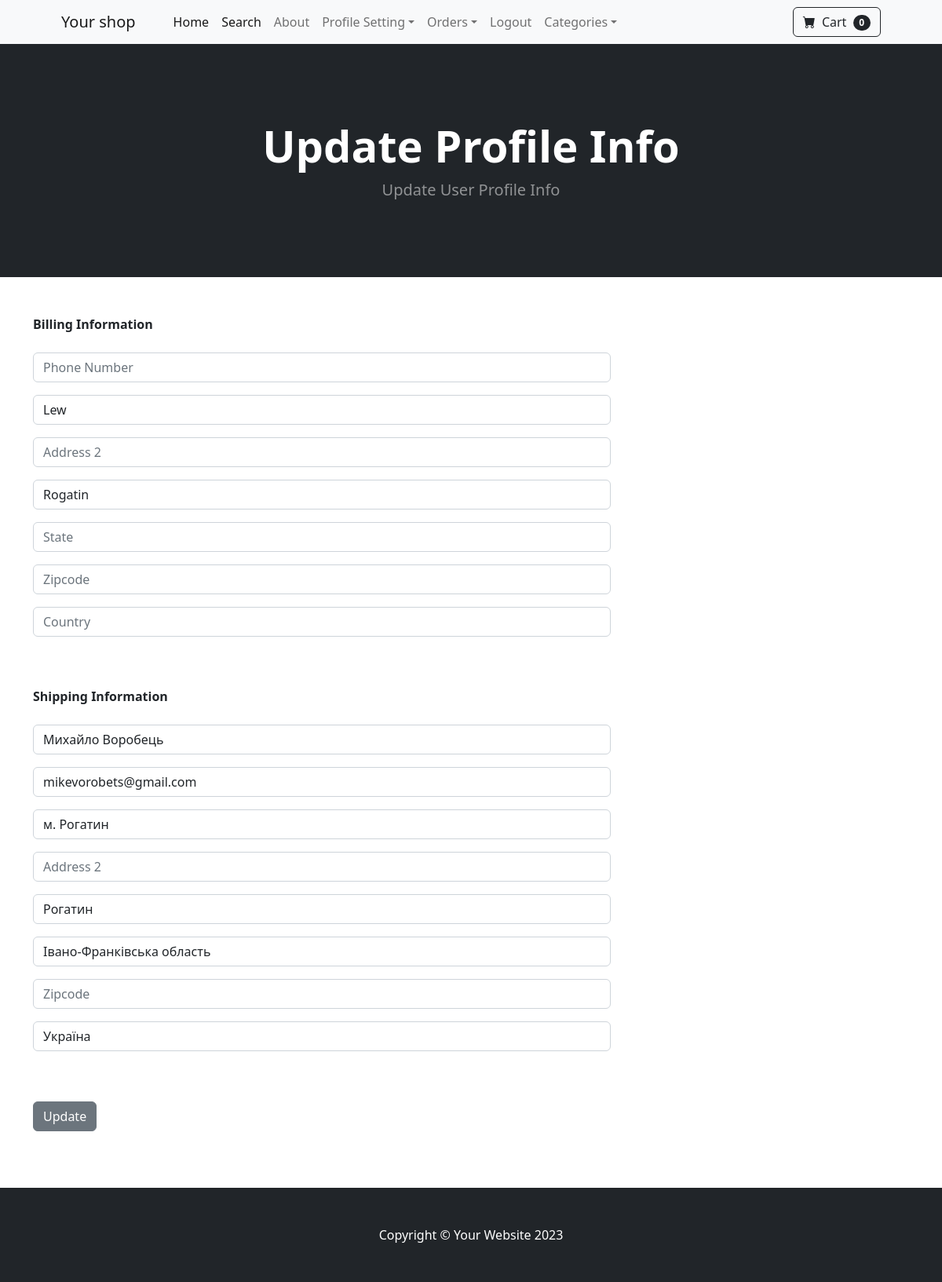
The page /update_info/ (signed in) on the database its author committed.
### store/models.py (models this page shows, shortened)
class Profile(models.Model):
    user = models.OneToOneField(User, on_delete=models.CASCADE)
    date_modified = models.DateTimeField(User, auto_now=True)
    phone = models.CharField(max_length=20, blank=True)
    address1 = models.CharField(max_length=200, blank=True)
    address2 = models.CharField(max_length=200, blank=True)
    city = models.CharField(max_length=200, blank=True)
    state = models.CharField(max_length=200, blank=True)
    zipcode = models.CharField(max_length=200, blank=True)
    country = models.CharField(max_length=200, blank=True)
    old_cart = models.CharField(max_length=200, blank=True, null=True)

### payment/models.py (models this page shows, shortened)
class ShippingAddress(models.Model):
    user = models.ForeignKey(User, on_delete=models.CASCADE, null=True, blank=True)
    shipping_full_name = models.CharField(max_length=200)
    shipping_email = models.EmailField(max_length=300)
    shipping_address1 = models.CharField(max_length=200)
    shipping_address2 = models.CharField(max_length=200, null=True, blank=True)
    shipping_city = models.CharField(max_length=200)
    shipping_state = models.CharField(max_length=200, null=True, blank=True)
    shipping_zipcode = models.CharField(max_length=200, null=True, blank=True)
    shipping_country = models.CharField(max_length=200)
    class Mets:
        verbose_name_plural = 'Shipping Addresses'

### store/views.py (the view)
# urls.py: path('update_info/', views.update_info, name='update_info'),
def update_info(request):
    if request.user.is_authenticated:
        current_user = Profile.objects.get(user__id=request.user.id)
        shipping_user = ShippingAddress.objects.get(user__id=request.user.id)
        form = UserInfoForm(request.POST or None, instance=current_user)
        shipping_form = ShippingAddressForm(request.POST or None, instance=shipping_user)
        if form.is_valid() or shipping_form.is_valid():
            form.save()
            shipping_form.save()
            messages.success(request, 'Your info has been updated!')
            return redirect('home')
        return render(request, 'update_info.html', {'form': form, 'shipping_form': shipping_form})
    else:
        messages.success(request, 'You are not logged in')
        return redirect('home')

### cart/cart.py (called while the page is built)
    def __len__(self):
        return len(self.cart)

### cart/context_processors.py (called while the page is built)
def cart(request):
    return {"cart": Cart(request)}

### store/templates/update_info.html (shortened to what this page needs)
{% extends "base.html" %}
{% block content %}
    <header class="bg-dark py-5">
        <div class="container px-4 px-lg-5 my-5">
            <div class="text-center text-white">
                <h1 class="display-4 fw-bolder">Update Profile Info</h1>
                <p class="lead fw-normal text-white-50 mb-0">Update User Profile Info</p>
            </div>
        </div>
    </header>
    <div class="container">
        <div class="row">
                <div class="col-8">
                    <br/><br/>
                    <strong>Billing Information</strong>
                    <br/><br/>
                    <form method="POST" action="{% url 'update_info' %}">
                        {{ form.as_p }}
                        <br/><br/>
                        <strong>Shipping Information</strong>
                        <br/><br/>
                        {{ shipping_form.as_p }}
                        <br/><br/>
                        <button type="submit" class="btn btn-secondary">Update</button>
                    </form>
                    <br/>
                    <br/><br/>
                </div>
        </div>
    </div>
{% endblock %}

### rows shown on the page
Profile: address1 "Lew", city "Rogatin"
ShippingAddress: shipping_full_name "Михайло Воробець", shipping_email "mikevorobets@gmail.com", shipping_address1 "м. Рогатин", shipping_city "Рогатин", shipping_state "Івано-Франківська область", shipping_country "Україна"

### other values the page prints
{{ cart|length }} "0"
